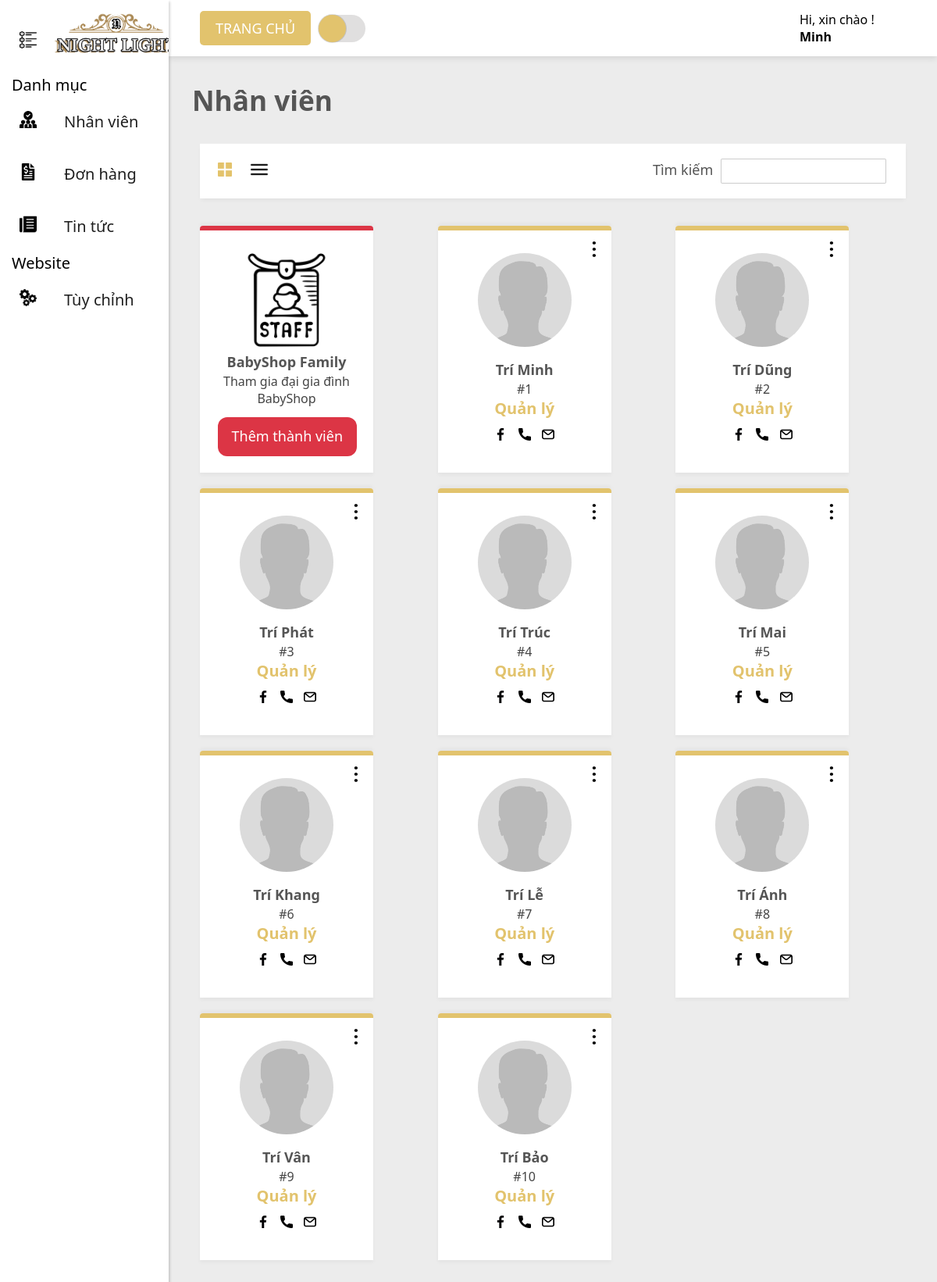
The page /BabyShop/Admin/admin.php?pid=4 (signed in) on the database its author committed.
### tables this page shows
CREATE TABLE `staff` (
  `StaffID` int(11) PRIMARY KEY NOT NULL AUTO_INCREMENT,
  `Staffname` varchar(200) DEFAULT NULL,
  `Password` varchar(255) DEFAULT NULL,
  `Fullname` varchar(200) DEFAULT NULL,
  `Birthday` date DEFAULT NULL,
  `Gender` bit(1) DEFAULT NULL,
  `Phone` int(11) DEFAULT NULL,
  `Address` varchar(200) DEFAULT NULL,
  `ImageStaff` varchar(200) DEFAULT NULL,
  `Role` int(1) DEFAULT NULL
);

### BabyShop/Admin/control/controller_admin.php (called while the page is built, shortened)
<?php
$color_view2 = "";
?>
<?php
    if(!isset($_GET["view"]))
{
    $color_view1 = "style='filter: invert(94%) sepia(100%) saturate(691%) hue-rotate(320deg) brightness(95%) contrast(87%);'";
}
else
    $color_view2 = "style='filter: invert(94%) sepia(100%) saturate(691%) hue-rotate(320deg) brightness(95%) contrast(87%);'";
?>

### BabyShop/Admin/control/connect_admin.php (called while the page is built, shortened)
<?php
class connect_admin
{
    function __construct(){
        $this->link = new mysqli(servername,username,password,databasename);
    }
}
?>

### BabyShop/Admin/control/ctrl_frm_admin.php (called while the page is built, shortened)
<?php
    include("connect_admin.php");
    class ctrl_frm_admin extends connect_admin
    {
    function lay_dtnv()
    {
        $sql = "select * from staff";
        $kq = $this->link->query($sql);
        return $kq;
    }
    }
?>

### BabyShop/Admin/Views/Nhanvien-section_admin.php (the view, shortened to what this page needs)
<?php
    include_once("control/ctrl_frm_admin.php");
    $ctrl_nhanvien_section = new ctrl_frm_admin();
    if(isset($_POST["tim_kiem"]))
    {
        $kq = $ctrl_nhanvien_section->lay_dtnv_tim($_POST["tim_kiem"]);
    }
    else
    {
        $kq = $ctrl_nhanvien_section->lay_dtnv();
    }    require_once("control/controller_admin.php");
?>
<div class = "header-infor">
    <h1> Nhân viên </h1>
</div>
        <div class = "infor-wrapper" id ="tick-nhanvien-section_admin">
                    <div class = "setting-table" id ="tick1-Nhanvien-section_admin">
                        <div class="search">
                        <form action="admin.php?pid=4" method = "post">
                                <label for="lsearch"> Tìm kiếm </label>
                                <input type="text" id = "lseacrh" name="tim_kiem">
                            </form>
                        </div>
                        <div class = "view">
                                <a href="admin.php?pid=4" <?php echo $color_view1;?>  > <img src="assets/images_admin/list_1.png" alt="" width = "24"> </a>
                                <a href="admin.php?pid=4&view=1" <?php echo $color_view2; ?> > <img src="assets/images_admin/list_2.png" alt="" width = "24"> </a>
                        </div>
                    </div>
                </div>
        <div class = "main-nhanvien">
                <div class = "card-nhanvien" id = "tick4-nhanvien-section_admin">
                        <img src="assets/images_admin/staff_1.png" alt="" width = "120">
                    <div class = "card-nhanvien-infor">
                        <h1> BabyShop Family </h1>
                        <p> Tham gia đại gia đình BabyShop </p>
                    </div>
                    <button id = "add-nhanvien" onclick="location.href='admin.php?pid=44&them_nv'"> Thêm thành viên </button>
                </div>
                <?php
                    while($row=$kq->fetch_assoc())
                    {
                ?>
                <div class = "card-nhanvien">
                    <button> ... </button>
                    <a href="admin.php?pid=44&id=<?php echo $row["StaffID"] ?>" class = "target-nhanvien">
                        <img id="tick2-Nhanvien-section_admin" src="assets/images/avatar.jpg" alt="">
                    </a>
                    <div class = "card-nhanvien-infor">
                        <h1> <?php echo $row["Fullname"] ?> </h1>
                        <p> #<?php echo $row["StaffID"] ?> </p>
                        <h2> <?php if($row["Role"] == 1)
                        {
                            echo "Quản lý";
                        } else if($row["Role"] == 2){
                            echo "Nhân viên";
                        } else {
                            echo "Thực tập";
                        }?> </h2>
                    </div>
                    <div class = "card-nhanvien-footer">
                        <a href=""> <img src="assets/images_admin/facebook.png" alt="" width = "16"> </a>
                        <a href=""> <img src="assets/images_admin/phone.png" alt="" width = "16"> </a>
                        <a href=""> <img src="assets/images_admin/gmail.png" alt="" width = "16"> </a>
                    </div>
                </div>
                <?php
                    }
                ?>
        </div>

### BabyShop/Admin/admin.php (shortened to what this page needs)
<!DOCTYPE html>
<html lang="en">
<head>
        <link rel="stylesheet" href="assets/css/style-admin.css">
</head>
<body>
<?php
    if(isset($_SESSION["username"]))
    {
?>
    <div class = "container">
        <div class = "wrapper-all">
            <div class = Navbar-section>
                <div class = "logo">
                    <img id = "navbar-img" src="assets/images_admin/navbar.png" alt="" width="16" height="16" onclick="NavTrans()">
                    <img src="assets/images/LogoMain-admin.png" alt="" width="10" height="10">
                </div>
                <div class = "menu-all">
                    <p class = "Nav-Close"> Danh mục </p>
                    <ul>
                        <li> <img src="assets/images_admin/staff.png" alt="" width="22" height="22" > <a href="admin.php?pid=4"> Nhân viên </a> </li>
                        <li> <img src="assets/images_admin/invoice.png" alt="" width="22" height="22" > <a href="admin.php?pid=5"> Đơn hàng </a> </li>
                        <li> <img src="assets/images_admin/news.png" alt="" width="22" height="22" > <a href="admin.php?pid=9"> Tin tức </a> </li>
                    </ul>
                    <p class = "Nav-Close"> Website </p>
                    <ul>
                        <li> <img src="assets/images_admin/setting.png" alt="" width="22" height="22" > <a href="admin.php?pid=10"> Tùy chỉnh </a> </li>
                    </ul>
                </div>
            </div>
            <div class = "Main-screen">
                <div class = "header-section">
                    <div class = "nav">
                        <div class = "nav-layer1">
                            <a href="../index.php"> Trang chủ </a>
                            <div class = "button" onclick = "ButtonTrans()">
                                <small class = "circle-button"></small>
                            </div>
                        </div>
                    </div>
                    <div class = "card-admin">
                        <div>
                            <p> Hi, xin chào ! </p>
                            <h1> <?php echo $_SESSION["username"] ?> </h1>
                        </div>
                    </div>
                </div>
                <?php
                if (!isset($_GET["pid"]))
                    include("Views/Dashboard-section_admin.php");
                else
                    switch($_GET["pid"])
                    {
                        case "4":
                            if (!isset($_GET["view"]))
                                include("Views/Nhanvien-section_admin.php");
                            else
                                include("Views/Nhanvien-section2_admin.php");
                                break;
                    }
                ?>
    </div>
    <?php
    } else{
        header("location:Dangnhap_admin.php");
    }
?>
</body>
</html>

### rows shown on the page
staff: Fullname "Trí Minh", StaffID "1", Role "Quản lý"
staff: Fullname "Trí Dũng", StaffID "2", Role "Quản lý"
staff: Fullname "Trí Phát", StaffID "3", Role "Quản lý"
staff: Fullname "Trí Trúc", StaffID "4", Role "Quản lý"
staff: Fullname "Trí Mai", StaffID "5", Role "Quản lý"
staff: Fullname "Trí Khang", StaffID "6", Role "Quản lý"
staff: Fullname "Trí Lễ", StaffID "7", Role "Quản lý"
staff: Fullname "Trí Ánh", StaffID "8", Role "Quản lý"
staff: Fullname "Trí Vân", StaffID "9", Role "Quản lý"
staff: Fullname "Trí Bảo", StaffID "10", Role "Quản lý"

### other values the page prints
$_SESSION["username"] "Minh"
